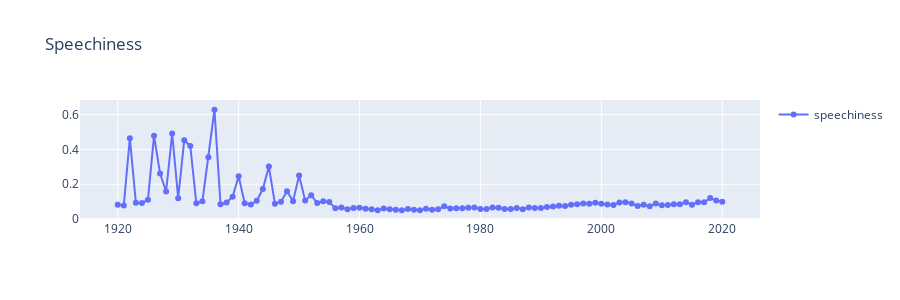

Notebook code cell kept with this figure:
### Code cell
fig =go.Figure()
fig.add_trace(go.Scatter(x=df_year['year'], y=df_year['speechiness'], mode='markers + lines',name="speechiness",showlegend=True))
fig.update_layout(title="Speechiness",height=300)
fig.show()
